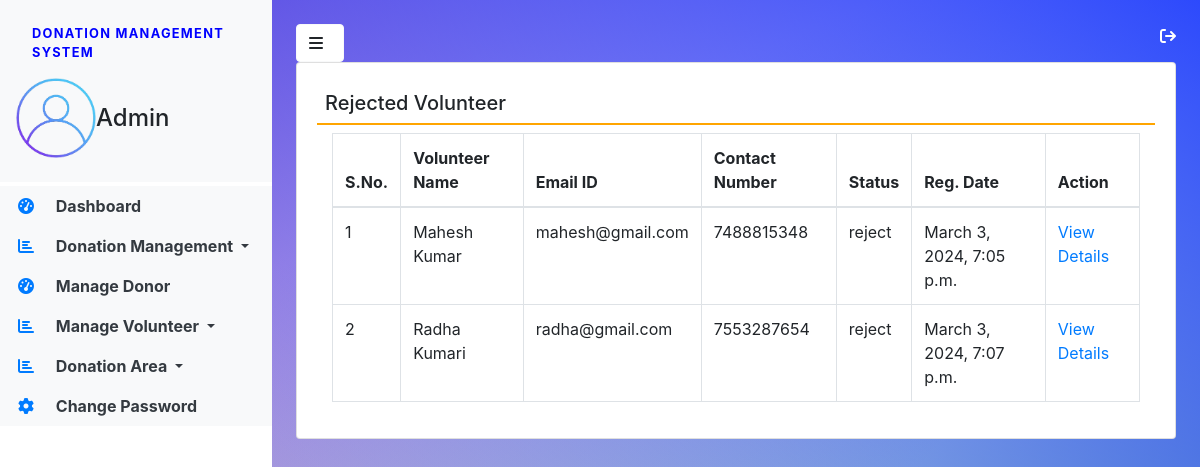
The page /rejected_volunteer (signed in) on the database its author committed.
### donation/models.py (models this page shows, shortened)
class Volunteer(models.Model):
    user = models.ForeignKey(User,on_delete=models.CASCADE)
    contact = models.CharField(max_length=15,null=True)
    address = models.CharField(max_length=300,null=True)
    userpic = models.FileField(null=True)
    idpic = models.FileField(null=True)
    aboutme = models.CharField(max_length=300,null=True)
    status = models.CharField(max_length=20, null=True)
    regdate = models.DateTimeField(auto_now_add=True)
    adminremark = models.CharField(max_length=300, null=True)
    aboutme = models.CharField(max_length=300, null=True)
    updationdate = models.DateField(null=True)

### DonationManagementSystem/views.py (the view)
# urls.py: path('rejected_volunteer', rejected_volunteer, name='rejected_volunteer'),
def rejected_volunteer(request):
    if not request.user.is_authenticated:
        return redirect('admin_login')
    volunteer = Volunteer.objects.filter(status="reject")
    return render(request, 'rejected_volunteer.html', locals())

### donation/templates/rejected_volunteer.html
{% extends 'admin_base.html' %}
{% block main %}
<div class="card shadow">
<div class="card-body">
    <h5 class="p-2" style="border-bottom: 2px solid orange">Rejected Volunteer</h5>
    <div class="container-fluid">
        <table id="example" class="table table-bordered">
            <thead>
            <tr>
                <th>S.No.</th>
                <th>Volunteer Name</th>
                <th>Email ID</th>
                <th>Contact Number</th>
                <th>Status</th>
                <th>Reg. Date</th>
                <th>Action</th>
            </tr>
            </thead>
            <tbody>
                {% for i in volunteer %}
                <tr>
                    <td>{{ forloop.counter }}</td>
                    <td>{{ i.user.first_name}} {{ i.user.last_name }}</td>
                    <td>{{ i.user.username}}</td>
                    <td>{{ i.contact}}</td>
                    <td>{{ i.status }}</td>
                    <td>{{ i.regdate}}</td>
                    <td><a href="{% url 'view_volunteerdetail'  i.id %}" class="text-primary">View Details</a></td>
                </tr>
                {% endfor %}
            </tbody>
        </table>
    </div>
</div>
</div>
{% endblock %}

### donation/static/css/sidebar.css (style rules this page uses)
body { backgroud-image: linear-gradient(136.9deg,rgba(109,25,252,1) 16.4%,rgba(125,31,160,100)); background: linear-gradient(217deg, rgba(0, 34, 255, 0.8), rgba(255,0,0,0) 70.71%), linear-gradient(127deg, rgba(86, 32, 196, 0.8), rgba(0,255,0,0) 70.71%), linear-gradient(336deg, rgba(62, 147, 150, 0.8), rgba(0,0,255,0) 70.71%);; min-height: 100vh; }

### rows shown on the page
Volunteer: user.first_name "Mahesh", user.last_name "Kumar", user.username "mahesh@gmail.com", contact "7488815348", status "reject", regdate "March 3, 2024, 7:05 p.m."
Volunteer: user.first_name "Radha", user.last_name "Kumari", user.username "radha@gmail.com", contact "7553287654", status "reject", regdate "March 3, 2024, 7:07 p.m."
